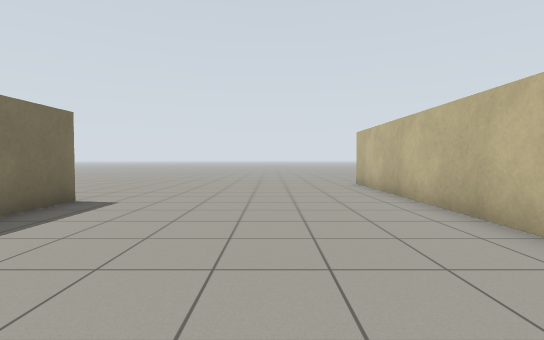
View 1 (above)

24 first-person views from a walk through a Gazebo world. The camera is 0.94 m above the floor, tilts 2° down and sees 85° across. The floor is counted in squares, 1 m on a side. Each view is taken from the middle of a square. On the plan, view 1 faces up. The plan holds only what a view shows up to about 11 squares ahead; the rest is blank. The place goes on beyond the plan. Simple patterns stand in for the simulator's built-in surfaces.

View 2
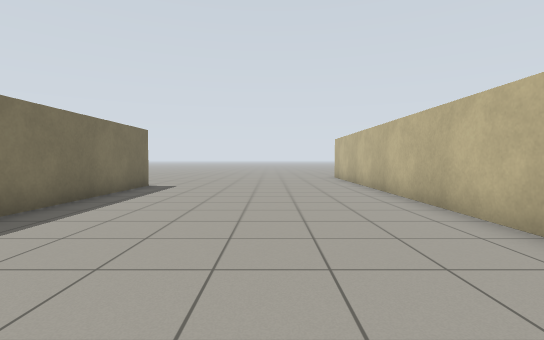

View 3
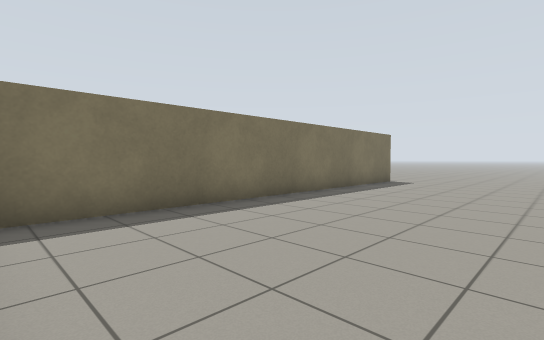

View 4
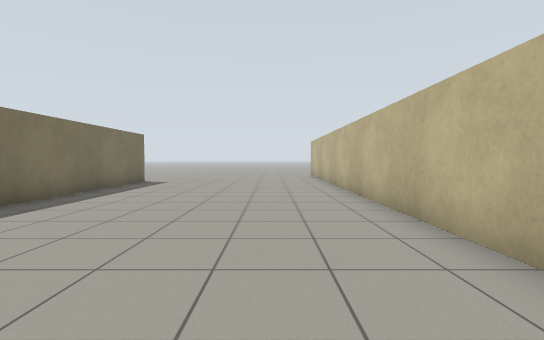

View 5
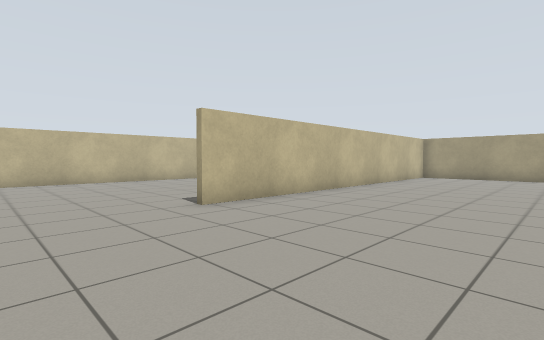

View 6
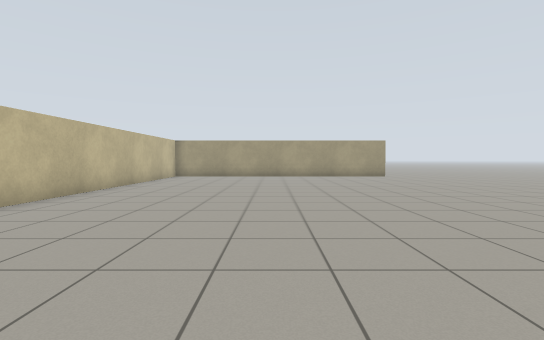

View 7
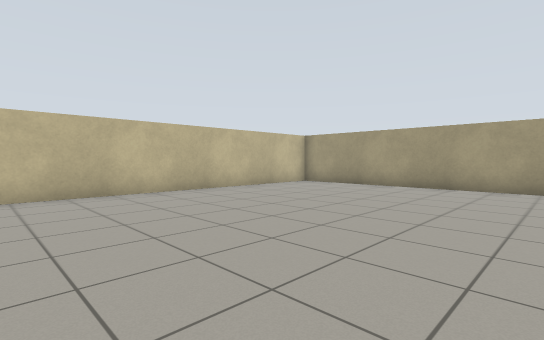

View 8
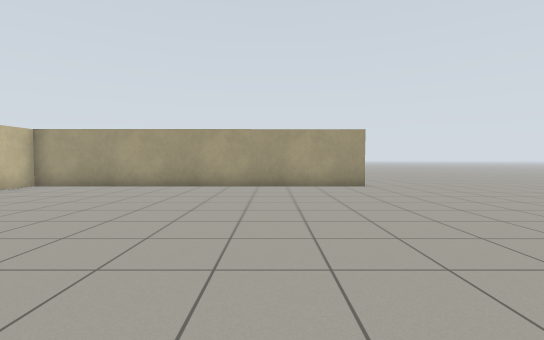

View 9
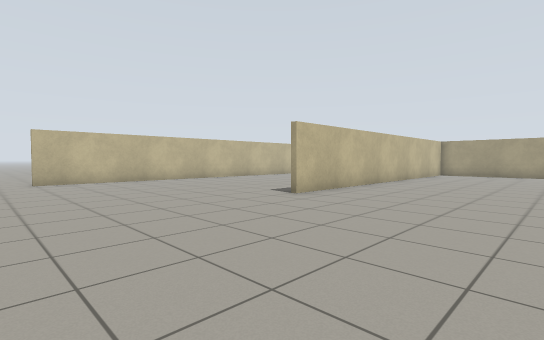

View 10
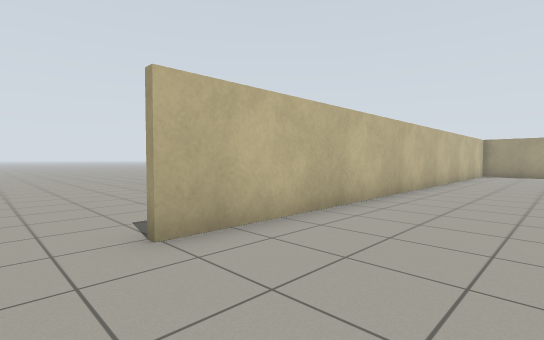

View 11
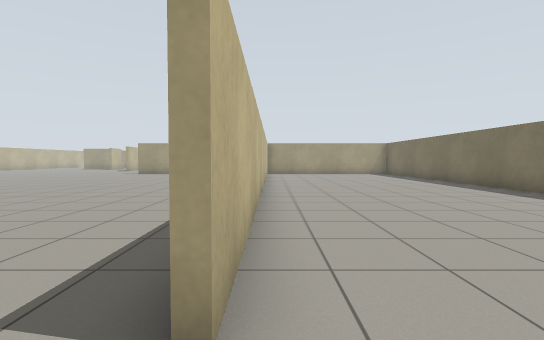

View 12
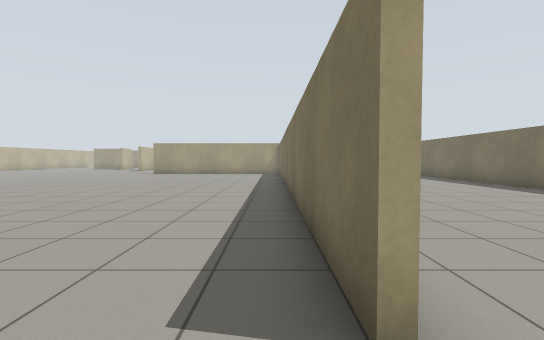

View 13
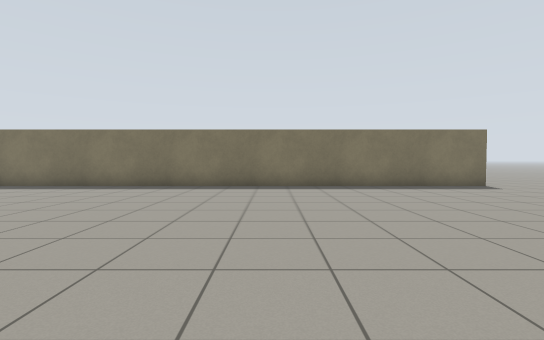

View 14
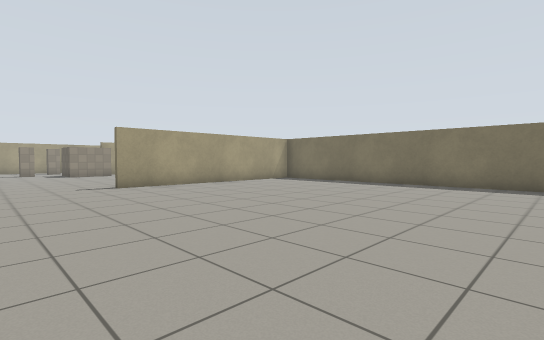

View 15
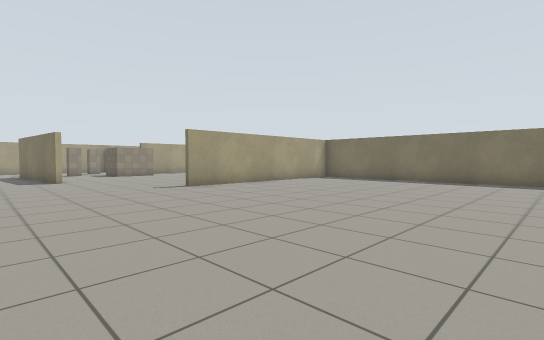

View 16
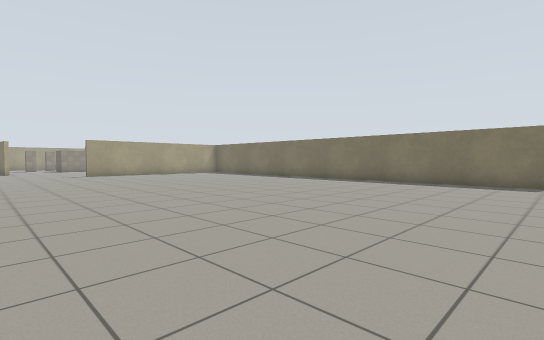

View 17
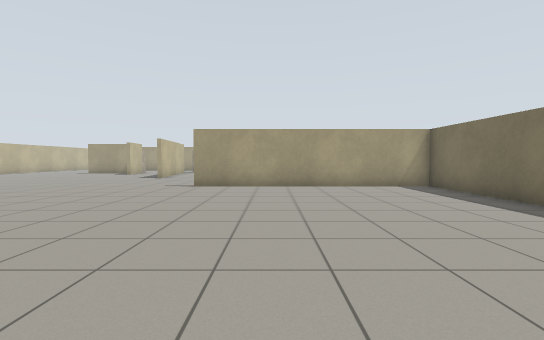

View 18
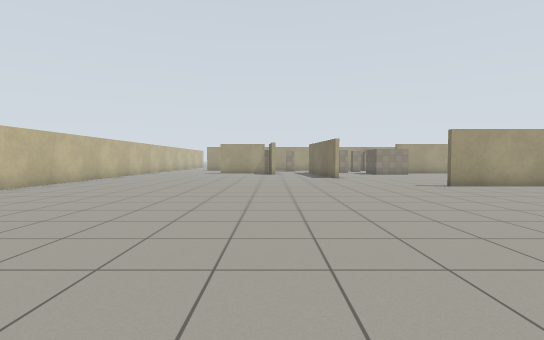

View 19
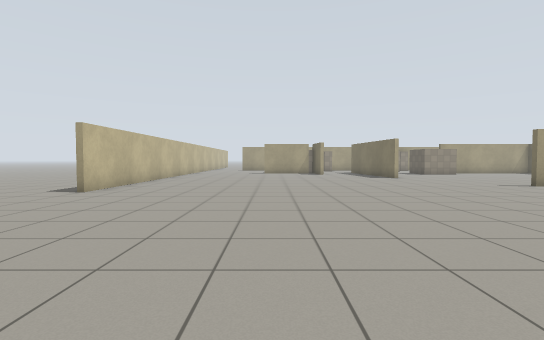

View 20
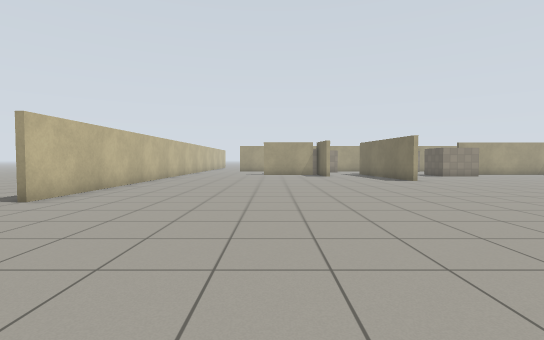

View 21
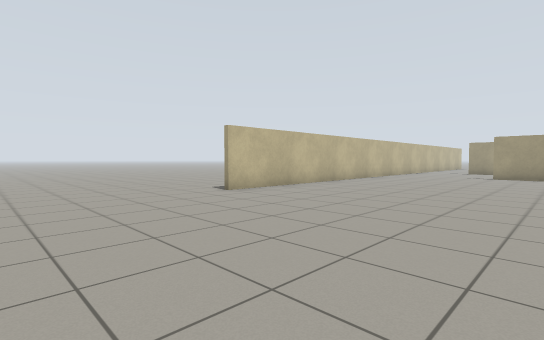

View 22
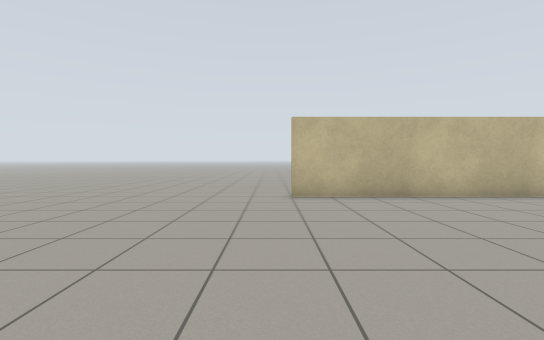

View 23
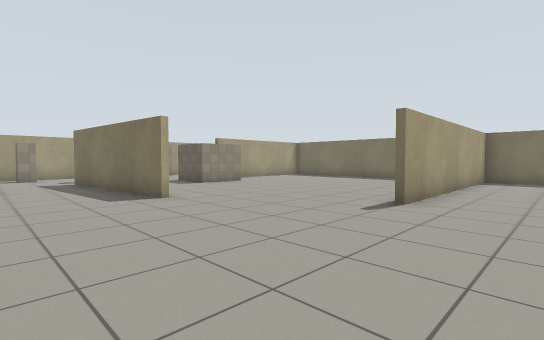

View 24
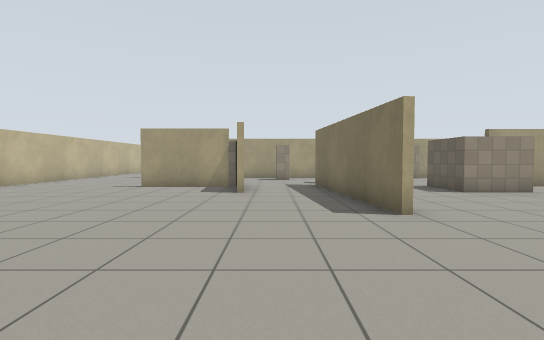

### Floor plan
Points are (right, up) in squares from view 1. A wall is a line through its corners. A room is listed if a view was taken in it or the views show most of it. See-through windows are left out.
Room 1 (views 1, 2, 3, 4, 5, 6, 7, 8, 9, 10, 11)
walls: (-4.4, 6.8) (-4.4, -5.9); (-4.7, -3.4) (-4.7, 6.8); (-16.4, -6.4) (-4.7, -6.4) (-4.7, -5); (3.3, -3.6) (3.3, 11.6)
ways out: opening at (3, 12.5) to room 2; opening at (-17, -7)
Room 2 (views 12, 13, 14, 15, 16, 17, 18, 19, 20, 21, 22, 23, 24)
walls: (14.8, -11) (15.4, -17.1); (9.4, -14.5) (11.5, -14.5) (11.5, -16.5); (18.2, -16.2) (21.5, -16.2); (7.5, -16.2) (9.5, -16.2); (26.4, -10.9) (26.4, -4.5); (26.4, -17.1) (26.4, -16.1); (3.5, 11.6) (3.5, -6.4) (11.7, -6.4)
ways out: opening at (3, 12.5) to room 1; gap at (15, -17)

Positions as (right, up) in squares from view 1, and headings:
1: (0, 0), facing up
2: (0, -4), facing up
3: (1, -6), facing up-left
4: (1, -6), facing up
5: (-10, 10), facing down-right
6: (-10, 10), facing down
7: (-13, 4), facing down-right
8: (-13, 4), facing down
9: (-10, 13), facing down-right
10: (0, 13), facing down-right
11: (3, 13), facing down
12: (4, 13), facing down
13: (14, 4), facing left
14: (15, 4), facing down-left
15: (17, 3), facing down-left
16: (16, 12), facing down-left
17: (9, 4), facing down
18: (18, 4), facing down
19: (21, 4), facing down
20: (21, 2), facing down
21: (19, 1), facing down-right
22: (19, -4), facing right
23: (18, -4), facing down-left
24: (17, -6), facing down
